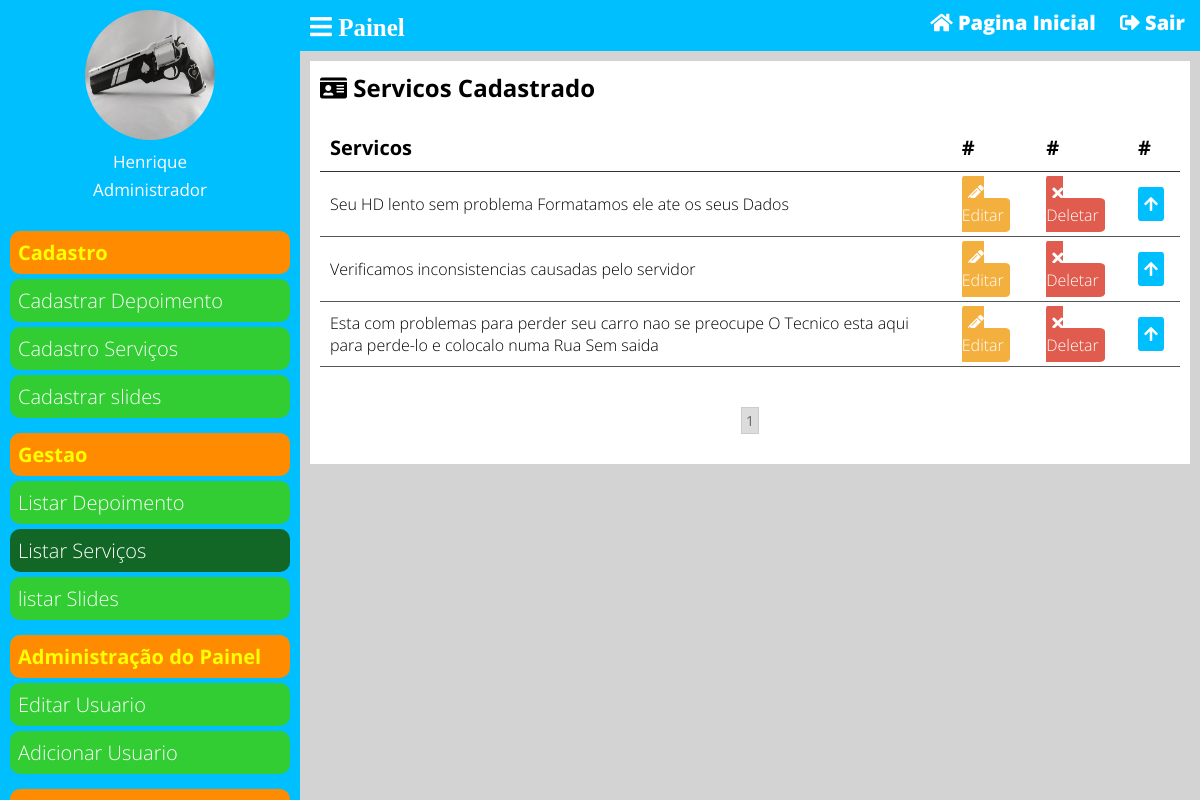
Screenshot of /painel/listar-servicos (signed in) with the database file from the repository.
### classes/MYSQL.php (called while the page is built)
<?php
	class Mysql
	{
		private static $pdo;
		public static function conectar(){
			if (self::$pdo == null) {
				try{
				self::$pdo = new PDO('mysql:host='.HOST.';dbname='.DATABASE,USER,PASSWORD,array(PDO::MYSQL_ATTR_INIT_COMMAND => "SET NAMES utf8"));
				self::$pdo->setAttribute(PDO::ATTR_ERRMODE,PDO::ERRMODE_EXCEPTION);
				}catch(Exception $e){
					echo "<h2>Erro ao conectar!</h2>";
				}
			}
			return self::$pdo;
		}
	}
?>

### painel/pages/listar-servicos.php (the view, shortened to what this page needs)
<?php
	$paginaAtual = isset($_GET['pagina']) ? (int)$_GET['pagina'] : 1;
	$porPagina = 8;
	$servicos = Painel::selectAll('tb-site.servicos',($paginaAtual - 1) * $porPagina,$porPagina);
?>
<div class="box-content">
	<h2 class=""><i class="fas fa-id-card"></i> Servicos Cadastrado</h2>
	<div class="whaper-table">
		<table>
			<tr>
				<td>Servicos</td>
				<td>#</td>
				<td>#</td>
				<td>#</td>
				<td>#</td>
			</tr>
			<?php
				foreach ($servicos as $key => $value) {
			?>
				<tr>
					<td><?php echo $value['servicos']; ?></td>
					<td><a class="btn edit" href="<?php INCLUDE_PATH_PAINEL; ?>editar-servicos?id=<?php echo $value['id']; ?>"><i class="fa fa-pencil-alt"></i> Editar</a></td>
					<td><a actionBtn="delete" class="btn delete" href="<?php INCLUDE_PATH_PAINEL; ?>listar-servicos?excluir=<?php echo $value['id']; ?>"><i class="fa fa-times"></i> Deletar</a></td>
					<td><a class="btn order" href="<?php INCLUDE_PATH_PAINEL ?>listar-servicos?order=up&id=<?php echo $value['id']; ?>"><i class="fas fa-arrow-up"></i></a></td>
					<td><a class="btn order" href="<?php INCLUDE_PATH_PAINEL ?>listar-servicos?order=down&id=<?php echo $value['id']; ?>"><i class="fas fa-arrow-down"></i></a></td>
				</tr>
			<?php } ?>
		</table>
	</div>
	<div class="paginacao">
		<?php
			$totalPaginas = ceil(count(Painel::selectAll('tb-site.servicos')) / $porPagina);
			for($i = 1;$i <= $totalPaginas; $i++){
				if ($i == $paginaAtual)
					echo '<a class="page-select" href="'.INCLUDE_PATH_PAINEL.'listar-servicos?pagina='.$i.'">'.$i.'</a>';
				else
					echo '<a href="'.INCLUDE_PATH_PAINEL.'listar-servicos?pagina='.$i.'">'.$i.'</a>';
			}
		?>
	</div>
</div>

### Estilo/css/all.css (style rules this page uses)
.fa, .fas, .far, .fal, .fad, .fab { -moz-osx-font-smoothing: grayscale; -webkit-font-smoothing: antialiased; display: inline-block; font-style: normal; font-variant: normal; text-rendering: auto; line-height: 1; }
.fa-arrow-up:before { content: "\f062"; }
.fa-id-card:before { content: "\f2c2"; }
.fa-pencil-alt:before { content: "\f303"; }
.fa-times:before { content: "\f00d"; }

### painel/css/style.css (style rules this page uses)
* { margin: 0; padding: 0; box-sizing: border-box; font-family: "Open Sans"; }
html,body { height: 100%; background: #d3d3d3; }
body { overflow-x: hidden; }
.whaper-table { overflow-x: auto; }
.box-content { background: white; padding: 10px; margin-bottom: 25px; }
table { font-weight: 300; width: 100%; min-width: 900px; margin: 20px 0; border-collapse: collapse; }
table tr:nth-of-type(1) { font-size: 20px; font-weight: bold; border-bottom: 1px solid #333; }
table tr { border-bottom: 1px solid #555; }
table tr td { padding: 10px; }
table a.btn { text-decoration: none; border-radius: 10%; padding: 6px; color: white; }
.order { background:#00BFFF; }
.edit { background: #F4B03E; }
.delete { background: #E05C4E; }
.paginacao { margin: 20px 0; text-align: center; }
.paginacao a { text-decoration: none; font-size: 14px; margin: 0 8px; display: inline-block; padding: 3px 4px; border: 1px solid #ccc; color: #666; }
.paginacao a.page-select { background: rgb(220,220,220); }

### rows the page displays
tb-site.servicos: servicos "Seu HD lento sem problema Formatamos ele ate os seus Dados"
tb-site.servicos: servicos "Verificamos inconsistencias causadas pelo servidor"
tb-site.servicos: servicos "Esta com problemas para perder seu carro nao se preocupe O Tecnico esta aqui para perde-lo e colocalo numa Rua Sem saida"

### other values shown
$_SESSION['nome'] "Henrique"
pegaCargo($_SESSION['cargo']) "Administrador"
